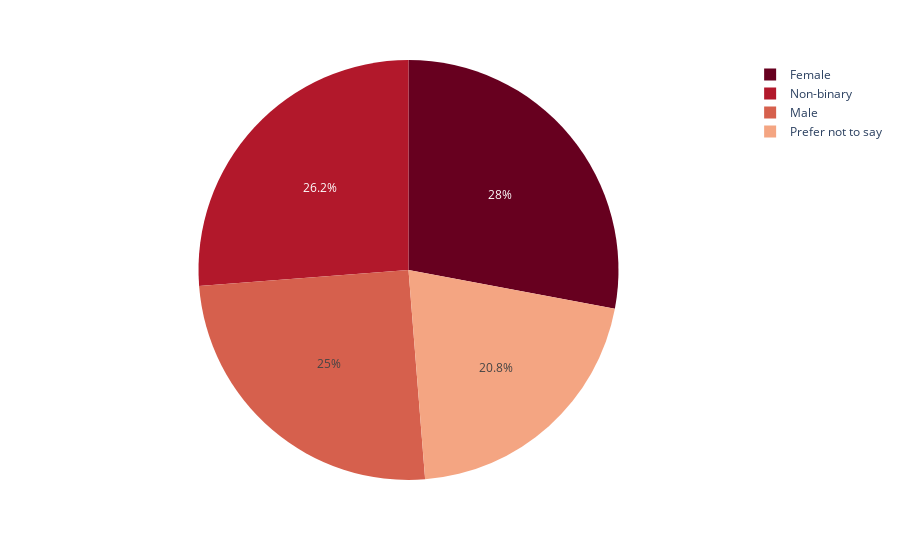

The notebook cell this image was saved under:
### Markdown cell above
## Analisis de ¿Que relaciones hay entre el género y la salud mental ? ¿Los no binarios y los que prefieren no decir tienen mayor nivel ? ¿O mujeres u hombres ?

### Code cell
mascara1 = ((data['Gender'] == "Female") & (data['Mental_Health_Condition'] == "Yes"))
primer_rango = data[mascara1]    

mascara2 = ((data['Gender'] == "Male") & (data['Mental_Health_Condition'] == "Yes"))
segundo_rango = data[mascara2]  


mascara3 = ((data['Gender'] == "Non-binary") & (data['Mental_Health_Condition'] == "Yes"))
tercer_rango = data[mascara3]  

mascara4 = ((data['Gender'] == "Prefer not to say") & (data['Mental_Health_Condition'] == "Yes"))
cuarto_rango = data[mascara4]    

# se convierte a diccionario para hacer la gráfica
diccionario_aux = {
    'Female': primer_rango.shape[0],
    'Male': segundo_rango.shape[0],
    'Non-binary': tercer_rango.shape[0],
    'Prefer not to say': cuarto_rango.shape[0]
}
df_pie = pd.DataFrame(list(diccionario_aux.items()), columns=['Gender', 'Count']) # hay que convertirlo en dataset para que el gráfico funcione

df = px.data.tips()
fig = px.pie(df_pie, values='Count', names='Gender',  color_discrete_sequence=px.colors.sequential.RdBu)
fig.show()

### Figure 1 — Plotly figure (JSON) as saved in the notebook; plotly's stock layout.template omitted (floating-point values rounded to 4 significant figures)
{"data": [{"domain": {"x": [0, 1], "y": [0, 1]}, "hovertemplate": "Gender=%{label}<br>Count=%{value}<extra></extra>", "labels": ["Female", "Male", "Non-binary", "Prefer not to say"], "legendgroup": "", "name": "", "showlegend": true, "type": "pie", "values": [144, 129, 135, 107]}], "layout": {"legend": {"tracegroupgap": 0}, "margin": {"t": 60}, "piecolorway": ["rgb(103,0,31)", "rgb(178,24,43)", "rgb(214,96,77)", "rgb(244,165,130)", "rgb(253,219,199)", "rgb(247,247,247)", "rgb(209,229,240)", "rgb(146,197,222)", "rgb(67,147,195)", "rgb(33,102,172)", "rgb(5,48,97)"]}}
